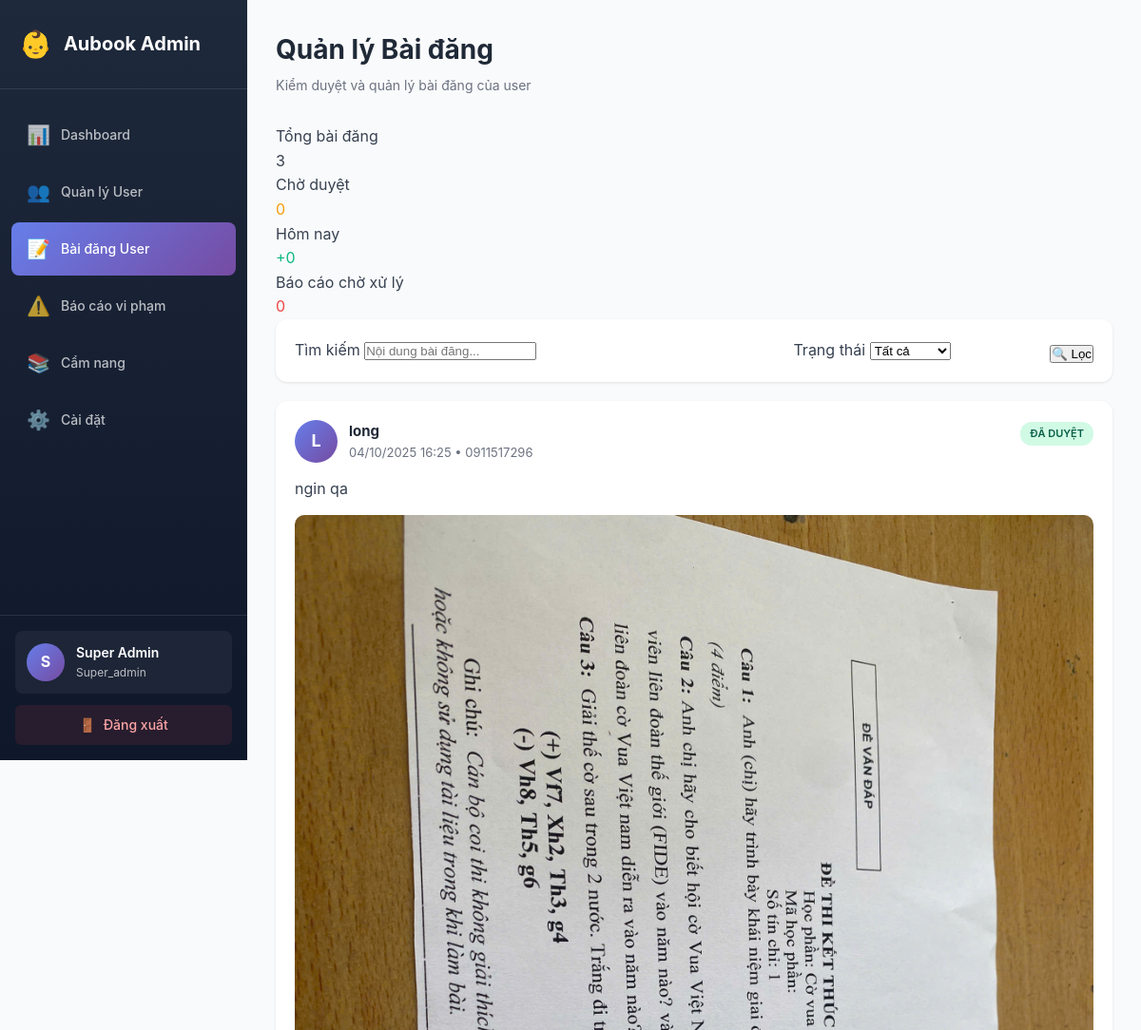
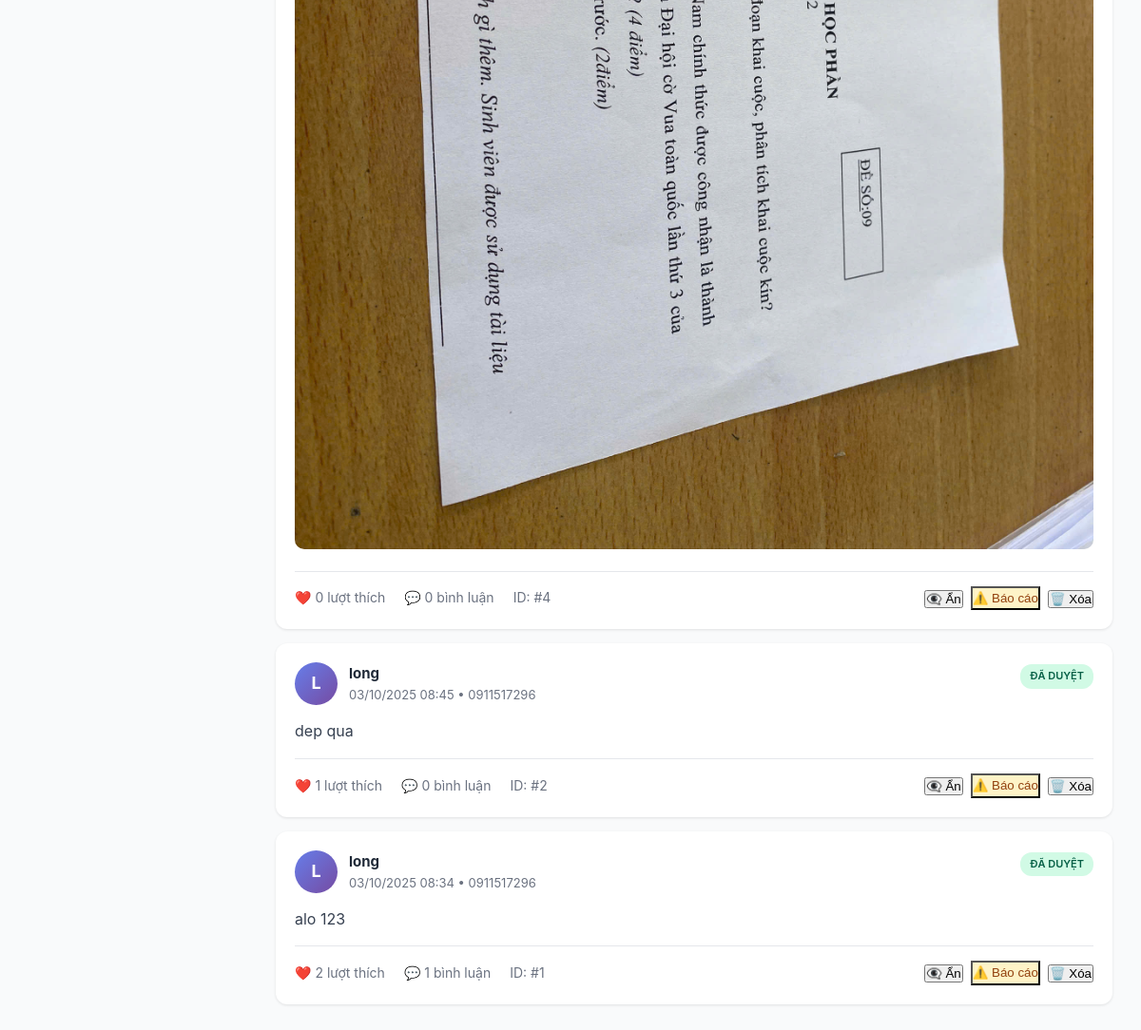
The page /admin/posts.php (signed in) on the database its author committed (2 pictures, top to bottom).
### tables this page shows
CREATE TABLE `posts` (
  `id` int(11) NOT NULL,
  `user_id` int(11) NOT NULL,
  `content` text NOT NULL,
  `image_url` varchar(255) DEFAULT NULL,
  `status` enum('pending','approved','rejected','hidden') DEFAULT 'approved',
  `moderated_by` int(11) DEFAULT NULL,
  `moderated_at` timestamp NULL DEFAULT NULL,
  `rejection_reason` text DEFAULT NULL,
  `report_count` int(11) DEFAULT 0,
  `created_at` timestamp NOT NULL DEFAULT current_timestamp(),
  `updated_at` timestamp NOT NULL DEFAULT current_timestamp() ON UPDATE current_timestamp()
);

CREATE TABLE `users` (
  `id` int(11) NOT NULL,
  `phone` varchar(15) NOT NULL,
  `full_name` varchar(100) NOT NULL,
  `password` varchar(255) NOT NULL,
  `role` enum('me_bau','gia_dinh') NOT NULL,
  `status` enum('active','locked','suspended','deleted') DEFAULT 'active',
  `locked_at` timestamp NULL DEFAULT NULL,
  `locked_by` int(11) DEFAULT NULL,
  `locked_reason` text DEFAULT NULL,
  `deleted_at` timestamp NULL DEFAULT NULL,
  `created_at` timestamp NOT NULL DEFAULT current_timestamp(),
  `updated_at` timestamp NOT NULL DEFAULT current_timestamp() ON UPDATE current_timestamp()
);

### models/Admin.php (called while the page is built, shortened)
<?php
class Admin {
    private $conn;
    public function __construct($db) {
        $this->conn = $db;
    }
    public function getAdminById($id) {
        $query = "SELECT * FROM admins WHERE id = :id LIMIT 1";
        $stmt = $this->conn->prepare($query);
        $stmt->bindParam(':id', $id);
        $stmt->execute();
        return $stmt->fetch(PDO::FETCH_ASSOC);
    }
    public function getDashboardStats() {
        $query = "SELECT * FROM admin_dashboard_stats";
        $stmt = $this->conn->prepare($query);
        $stmt->execute();
        return $stmt->fetch(PDO::FETCH_ASSOC);
    }
    public function getAllPosts($search = '', $status = '', $page = 1, $per_page = 20) {
        $offset = ($page - 1) * $per_page;
        $where = ["1=1"];
        $params = [];
        $where_clause = implode(' AND ', $where);
        $query = "SELECT p.*, u.full_name, u.phone,
                         (SELECT COUNT(*) FROM post_likes WHERE post_id = p.id) as like_count,
                         (SELECT COUNT(*) FROM post_comments WHERE post_id = p.id) as comment_count
                  FROM posts p
                  JOIN users u ON p.user_id = u.id
                  WHERE $where_clause
                  ORDER BY p.created_at DESC
                  LIMIT :limit OFFSET :offset";
        $stmt = $this->conn->prepare($query);
        $stmt->bindValue(':limit', $per_page, PDO::PARAM_INT);
        $stmt->bindValue(':offset', $offset, PDO::PARAM_INT);
        $stmt->execute();
        return $stmt->fetchAll(PDO::FETCH_ASSOC);
    }
}

### admin/posts.php (the view, shortened to what this page needs)
<?php
require_once '../models/Admin.php';
$database = new Database();
$db = $database->getConnection();
$admin = new Admin($db);
$admin_info = $admin->getAdminById($_SESSION['admin_id']);
$search = $_GET['search'] ?? '';
$status = $_GET['status'] ?? '';
$page = isset($_GET['page']) ? (int)$_GET['page'] : 1;
$per_page = 20;
$posts = $admin->getAllPosts($search, $status, $page, $per_page);
$stats = $admin->getDashboardStats();
?>
<!DOCTYPE html>
<html lang="vi">
<head>
    <link rel="stylesheet" href="css/admin.css">
</head>
<body>
    <div class="admin-container">
        <aside class="sidebar">
            <div class="sidebar-header">
                <div class="logo">
                    <span class="logo-icon">👶</span>
                    <span class="logo-text">Aubook Admin</span>
                </div>
            </div>
            <nav class="sidebar-menu">
                <a href="index.php" class="menu-item">
                    <span class="menu-icon">📊</span>
                    <span class="menu-text">Dashboard</span>
                </a>
                <a href="users.php" class="menu-item">
                    <span class="menu-icon">👥</span>
                    <span class="menu-text">Quản lý User</span>
                </a>
                <a href="posts.php" class="menu-item active">
                    <span class="menu-icon">📝</span>
                    <span class="menu-text">Bài đăng User</span>
                </a>
                <a href="reports.php" class="menu-item">
                    <span class="menu-icon">⚠️</span>
                    <span class="menu-text">Báo cáo vi phạm</span>
                </a>
                <a href="articles.php" class="menu-item">
                    <span class="menu-icon">📚</span>
                    <span class="menu-text">Cẩm nang</span>
                </a>
                <a href="settings.php" class="menu-item">
                    <span class="menu-icon">⚙️</span>
                    <span class="menu-text">Cài đặt</span>
                </a>
            </nav>
            <div class="sidebar-footer">
                <div class="admin-profile">
                    <div class="admin-avatar">
                        <?php echo strtoupper(substr($admin_info['full_name'], 0, 1)); ?>
                    </div>
                    <div class="admin-info">
                        <div class="admin-name"><?php echo htmlspecialchars($admin_info['full_name']); ?></div>
                        <div class="admin-role"><?php echo ucfirst($admin_info['role']); ?></div>
                    </div>
                </div>
                <a href="logout.php" class="btn-logout">
                    <span>🚪</span> Đăng xuất
                </a>
            </div>
        </aside>
        <main class="main-content">
            <header class="content-header">
                <div>
                    <h1>Quản lý Bài đăng</h1>
                    <p>Kiểm duyệt và quản lý bài đăng của user</p>
                </div>
            </header>
            <div class="stats-mini">
                <div class="stat-mini">
                    <div class="stat-mini-label">Tổng bài đăng</div>
                    <div class="stat-mini-value"><?php echo number_format($stats['total_posts']); ?></div>
                </div>
                <div class="stat-mini">
                    <div class="stat-mini-label">Chờ duyệt</div>
                    <div class="stat-mini-value" style="color: #f59e0b;"><?php echo number_format($stats['posts_pending']); ?></div>
                </div>
                <div class="stat-mini">
                    <div class="stat-mini-label">Hôm nay</div>
                    <div class="stat-mini-value" style="color: #10b981;">+<?php echo number_format($stats['posts_today']); ?></div>
                </div>
                <div class="stat-mini">
                    <div class="stat-mini-label">Báo cáo chờ xử lý</div>
                    <div class="stat-mini-value" style="color: #ef4444;"><?php echo number_format($stats['reports_pending']); ?></div>
                </div>
            </div>
            <div class="filters">
                <form method="GET" action="">
                    <div class="form-group">
                        <label for="search">Tìm kiếm</label>
                        <input
                            type="text"
                            id="search"
                            name="search"
                            placeholder="Nội dung bài đăng..."
                            value="<?php echo htmlspecialchars($search); ?>"
                        >
                    </div>
                    <div class="form-group">
                        <label for="status">Trạng thái</label>
                        <select id="status" name="status">
                            <option value="">Tất cả</option>
                        </select>
                    </div>
                    <button type="submit" class="btn-filter">🔍 Lọc</button>
                </form>
            </div>
            <?php if (count($posts) > 0): ?>
                <?php foreach ($posts as $post): ?>
                    <div class="post-card">
                        <div class="post-header">
                            <div class="post-author">
                                <div class="author-avatar">
                                    <?php echo strtoupper(substr($post['full_name'], 0, 1)); ?>
                                </div>
                                <div class="author-info">
                                    <h4><?php echo htmlspecialchars($post['full_name']); ?></h4>
                                    <p><?php echo date('d/m/Y H:i', strtotime($post['created_at'])); ?> • <?php echo htmlspecialchars($post['phone']); ?></p>
                                </div>
                            </div>
                            <div>
                                <span class="badge badge-<?php
                                    echo $post['status'] === 'approved' ? 'success' :
                                         ($post['status'] === 'pending' ? 'warning' : 'danger');
                                ?>">
                                    <?php
                                        echo $post['status'] === 'approved' ? 'Đã duyệt' :
                                             ($post['status'] === 'pending' ? 'Chờ duyệt' :
                                             ($post['status'] === 'hidden' ? 'Đã ẩn' : 'Từ chối'));
                                    ?>
                                </span>
                            </div>
                        </div>
                        <div class="post-content">
                            <?php echo nl2br(htmlspecialchars($post['content'])); ?>
                        </div>
                        <?php if ($post['image_url']): ?>
                            <img src="../<?php echo htmlspecialchars($post['image_url']); ?>" class="post-image" alt="Post image">
                        <?php endif; ?>
                        <div class="post-footer">
                            <div class="post-stats">
                                <span>❤️ <?php echo $post['like_count']; ?> lượt thích</span>
                                <span>💬 <?php echo $post['comment_count']; ?> bình luận</span>
                                <span>ID: #<?php echo $post['id']; ?></span>
                            </div>
                            <div class="post-actions">
                                <?php if ($post['status'] === 'approved' || $post['status'] === 'hidden'): ?>
                                    <form method="POST" style="display: inline;">
                                        <button type="submit" class="btn-action btn-lock" title="<?php echo $post['status'] === 'approved' ? 'Ẩn' : 'Hiện'; ?>">
                                            <?php echo $post['status'] === 'approved' ? '👁️‍🗨️ Ẩn' : '👁️ Hiện'; ?>
                                        </button>
                                    </form>
                                <?php endif; ?>
                                <button
                                    class="btn-action"
                                    style="background: #fef3c7; color: #92400e;"
                                    onclick="openReportModal(<?php echo $post['id']; ?>)"
                                    title="Báo cáo vi phạm"
                                >
                                    ⚠️ Báo cáo
                                </button>
                                <form method="POST" style="display: inline;">
                                    <button
                                        type="submit"
                                        class="btn-action btn-delete"
                                        onclick="return confirm('Bạn có chắc muốn xóa bài đăng này? User sẽ nhận được thông báo.')"
                                        title="Xóa"
                                    >
                                        🗑️ Xóa
                                    </button>
                                </form>
                            </div>
                        </div>
                    </div>
                <?php endforeach; ?>
            <?php endif; ?>
        </main>
    </div>
</body>
</html>

### admin/css/admin.css (style rules this page uses)
* { margin: 0; padding: 0; box-sizing: border-box; }
:root { --primary-color: #667eea; --secondary-color: #764ba2; --success-color: #10b981; --warning-color: #f59e0b; --danger-color: #ef4444; --info-color: #3b82f6; --dark-color: #1f2937; --light-gray: #f3f4f6; --border-color: #e5e7eb; --text-color: #374151; --sidebar-width: 260px; }
body { font-family: -apple-system, BlinkMacSystemFont, 'Segoe UI', Roboto, 'Helvetica Neue', Arial, sans-serif; background: #f9fafb; color: var(--text-color); line-height: 1.6; }
.admin-container { display: flex; min-height: 100vh; }
.sidebar { width: var(--sidebar-width); background: linear-gradient(180deg, #1e293b 0%, #0f172a 100%); color: white; display: flex; flex-direction: column; position: fixed; height: 100vh; overflow-y: auto; z-index: 1000; }
.sidebar-header { padding: 24px 20px; border-bottom: 1px solid rgba(255, 255, 255, 0.1); }
.logo { display: flex; align-items: center; gap: 12px; font-size: 20px; font-weight: 700; }
.logo-icon { font-size: 28px; }
.sidebar-menu { flex: 1; padding: 20px 12px; }
.menu-item { display: flex; align-items: center; gap: 12px; padding: 12px 16px; color: rgba(255, 255, 255, 0.7); text-decoration: none; border-radius: 8px; margin-bottom: 4px; transition: all 0.2s; position: relative; }
.menu-item.active { background: linear-gradient(135deg, var(--primary-color), var(--secondary-color)); color: white; }
.menu-icon { font-size: 20px; width: 24px; text-align: center; }
.menu-text { flex: 1; font-size: 14px; font-weight: 500; }
.sidebar-footer { padding: 16px; border-top: 1px solid rgba(255, 255, 255, 0.1); }
.admin-profile { display: flex; align-items: center; gap: 12px; padding: 12px; background: rgba(255, 255, 255, 0.05); border-radius: 8px; margin-bottom: 12px; }
.admin-avatar { width: 40px; height: 40px; background: linear-gradient(135deg, var(--primary-color), var(--secondary-color)); border-radius: 50%; display: flex; align-items: center; justify-content: center; font-weight: 700; font-size: 16px; }
.admin-info { flex: 1; }
.admin-name { font-weight: 600; font-size: 14px; }
.admin-role { font-size: 12px; opacity: 0.7; }
.btn-logout { display: flex; align-items: center; justify-content: center; gap: 8px; padding: 10px; background: rgba(239, 68, 68, 0.1); color: #fca5a5; text-decoration: none; border-radius: 6px; font-size: 14px; font-weight: 500; transition: all 0.2s; }
.main-content { margin-left: var(--sidebar-width); flex: 1; padding: 30px; max-width: calc(100vw - var(--sidebar-width)); }
.content-header { display: flex; justify-content: space-between; align-items: center; margin-bottom: 30px; }
.content-header h1 { font-size: 28px; color: var(--dark-color); margin-bottom: 4px; }
.content-header p { color: #6b7280; font-size: 14px; }
.badge { display: inline-block; padding: 4px 10px; font-size: 11px; font-weight: 600; border-radius: 12px; text-transform: uppercase; }
.badge-success { background: #d1fae5; color: #065f46; }

### admin/posts.php (style rules this page uses)
.post-card { background: white; border-radius: 12px; padding: 20px; margin-bottom: 15px; box-shadow: 0 1px 3px rgba(0,0,0,0.1); transition: all 0.2s; }
.post-header { display: flex; justify-content: space-between; align-items: start; margin-bottom: 15px; }
.post-author { display: flex; align-items: center; gap: 12px; }
.author-avatar { width: 45px; height: 45px; background: linear-gradient(135deg, #667eea, #764ba2); color: white; border-radius: 50%; display: flex; align-items: center; justify-content: center; font-weight: 700; font-size: 18px; }
.author-info h4 { margin: 0; font-size: 15px; color: #1f2937; }
.author-info p { margin: 0; font-size: 13px; color: #6b7280; }
.post-content { margin-bottom: 15px; color: #374151; line-height: 1.6; }
.post-image { max-width: 100%; border-radius: 10px; margin-bottom: 15px; }
.post-footer { display: flex; justify-content: space-between; align-items: center; padding-top: 15px; border-top: 1px solid #e5e7eb; }
.post-stats { display: flex; gap: 20px; font-size: 14px; color: #6b7280; }
.post-actions { display: flex; gap: 8px; }
.filters { background: white; padding: 20px; border-radius: 12px; margin-bottom: 20px; box-shadow: 0 1px 3px rgba(0,0,0,0.1); }
.filters form { display: grid; grid-template-columns: 2fr 1fr auto; gap: 15px; align-items: end; }

### rows shown on the page
posts: user.full_name "L", user.full_name "long", created_at "04/10/2025 16:25", user.phone "0911517296", status "ĐÃ DUYỆT", content "ngin qa", image_url (picture), like_count "0", comment_count "0", id "4"
posts: user.full_name "L", user.full_name "long", created_at "03/10/2025 08:45", user.phone "0911517296", status "ĐÃ DUYỆT", content "dep qua", like_count "1", comment_count "0", id "2"
posts: user.full_name "L", user.full_name "long", created_at "03/10/2025 08:34", user.phone "0911517296", status "ĐÃ DUYỆT", content "alo 123", like_count "2", comment_count "1", id "1"

### other values the page prints
substr($admin_info['full_name'], 0, 1) "S"
$admin_info['full_name'] "Super Admin"
$admin_info['role'] "Super_admin"
$stats['total_posts'] "3"
$stats['posts_pending'] "0"
$stats['posts_today'] "0"
$stats['reports_pending'] "0"
